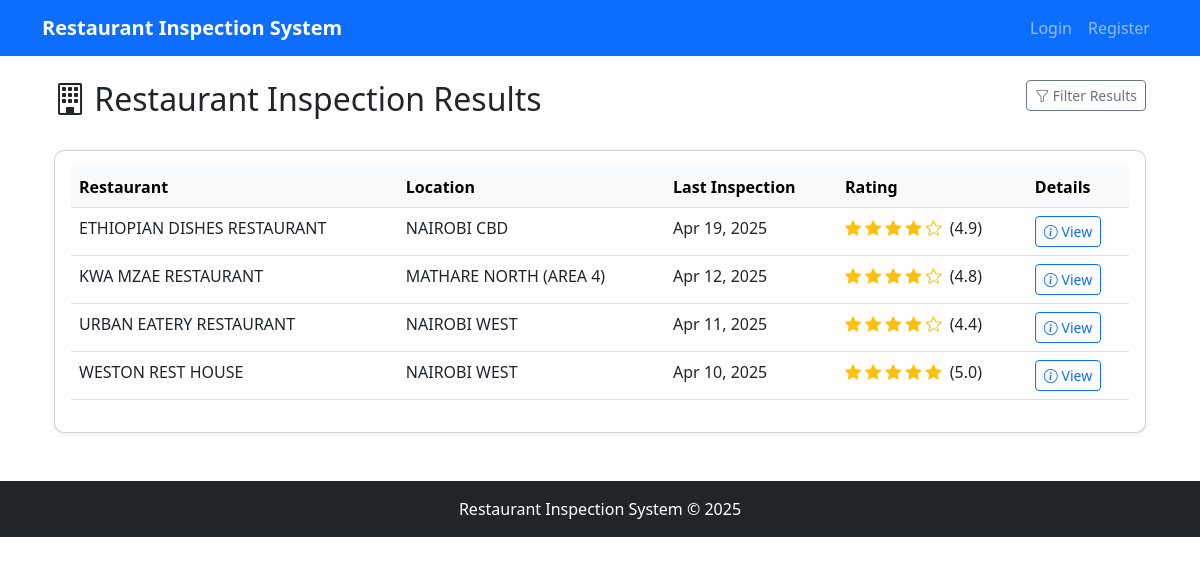
The page /public-dashboard/ on the database its author committed.
### accounts/models.py (models this page shows, shortened)
class Restaurant(models.Model):
    owner = models.ForeignKey('CustomUser', on_delete=models.CASCADE, related_name='restaurants')
    name = models.CharField(max_length=255)
    location = models.CharField(max_length=255)
    registration_date = models.DateTimeField(auto_now_add=True)
    def average_rating(self):
        from inspections.models import Inspection  # Local import to avoid circular import
        inspections = Inspection.objects.filter(
            inspection_request__restaurant=self,
            is_completed=True
        )
        if inspections.exists():
            return round(sum(i.overall_rating for i in inspections) / inspections.count(), 1)
        return None
    def latest_inspection_date(self):
        from inspections.models import Inspection  # Local import to avoid circular import
        latest = Inspection.objects.filter(
            inspection_request__restaurant=self,
            is_completed=True
        ).order_by('-inspection_date').first()
        return latest.inspection_date if latest else None

### inspections/models.py (models this page shows, shortened)
class Inspection(models.Model):
    inspection_request = models.OneToOneField(InspectionRequest, on_delete=models.CASCADE, related_name='inspection')
    inspector = models.ForeignKey(CustomUser, on_delete=models.CASCADE, related_name='inspections')
    inspection_date = models.DateField()
    general_hygiene = models.PositiveIntegerField(
        null=True,
        blank=True,
        validators=[MinValueValidator(0), MaxValueValidator(100)],
        help_text="Percentage score for general hygiene (0-100)"
    )
    customer_service = models.PositiveIntegerField(
        null=True,
        blank=True,
        validators=[MinValueValidator(0), MaxValueValidator(100)],
        help_text="Percentage score for customer service (0-100)"
    )
    food_preparation = models.PositiveIntegerField(
        null=True,
        blank=True,
        validators=[MinValueValidator(0), MaxValueValidator(100)],
        help_text="Percentage score for food preparation (0-100)"
    )
    cooking_outcome = models.PositiveIntegerField(
        null=True,
        blank=True,
        validators=[MinValueValidator(0), MaxValueValidator(100)],
        help_text="Percentage score for cooking outcome (0-100)"
    )
    comments = models.TextField(blank=True, null=True)
    is_completed = models.BooleanField(default=False)
    created_at = models.DateTimeField(auto_now_add=True)
    @property
    def overall_rating(self):
        if None in [self.general_hygiene, self.customer_service,
                    self.food_preparation, self.cooking_outcome]:
            return None
        average = (self.general_hygiene + self.customer_service +
                   self.food_preparation + self.cooking_outcome) / 4
        return round(average / 20, 1)  # Convert to 5-star scale

### inspections/views.py (the view)
# urls.py: path('public-dashboard/', inspections_views.public_dashboard, name='public_dashboard'),
def public_dashboard(request):
    restaurants = Restaurant.objects.filter(
        inspection_requests__inspection__is_completed=True
    ).annotate(
        latest_date=Max('inspection_requests__inspection__inspection_date')
    ).distinct().order_by('-latest_date')
    restaurant_data = []
    for restaurant in restaurants:
        avg_rating = restaurant.average_rating()
        if avg_rating is not None:  # Only include restaurants with ratings
            restaurant_data.append({
                'restaurant': restaurant,
                'avg_rating': avg_rating,
                'latest_date': restaurant.latest_inspection_date(),
            })
    return render(request, 'inspections/public_dashboard.html', {
        'restaurant_data': restaurant_data
    })

### templates/inspections/public_dashboard.html (shortened to what this page needs)
{% extends 'base.html' %}
{% load static %}
{% block content %}
<div class="container">
    <div class="row mb-4">
        <div class="col-md-8">
            <h2><i class="bi bi-building"></i> Restaurant Inspection Results</h2>
        </div>
        <div class="col-md-4 text-end">
            <button class="btn btn-sm btn-outline-secondary" data-bs-toggle="collapse" data-bs-target="#filterCollapse">
                <i class="bi bi-funnel"></i> Filter Results
            </button>
        </div>
    </div>
    <div class="card shadow-sm">
        <div class="card-body">
            {% if restaurant_data %}
                <div class="table-responsive">
                    <table class="table table-hover" id="restaurantTable">
                        <thead class="table-light">
                            <tr>
                                <th>Restaurant</th>
                                <th>Location</th>
                                <th>Last Inspection</th>
                                <th>Rating</th>
                                <th>Details</th>
                            </tr>
                        </thead>
                        <tbody>
                            {% for data in restaurant_data %}
                                <tr class="restaurant-row"
                                    data-name="{{ data.restaurant.name|lower }}"
                                    data-location="{{ data.restaurant.location|lower }}"
                                    data-rating="{{ data.avg_rating|default:0 }}">
                                    <td>{{ data.restaurant.name }}</td>
                                    <td>{{ data.restaurant.location }}</td>
                                    <td>{{ data.latest_date|date:"M d, Y" }}</td>
                                    <td>
                                        {% if data.avg_rating %}
                                            {% with stars=data.avg_rating %}
                                                {% for i in "12345" %}
                                                    {% if forloop.counter <= stars %}
                                                        <i class="bi bi-star-fill rating-stars"></i>
                                                    {% else %}
                                                        <i class="bi bi-star rating-stars"></i>
                                                    {% endif %}
                                                {% endfor %}
                                                <span class="ms-1">({{ stars|floatformat:1 }})</span>
                                            {% endwith %}
                                        {% else %}
                                            <span class="text-muted">Not rated</span>
                                        {% endif %}
                                    </td>
                                    <td>
                                        <button class="btn btn-sm btn-outline-primary" data-bs-toggle="modal"
                                            data-bs-target="#detailsModal{{ data.restaurant.id }}">
                                            <i class="bi bi-info-circle"></i> View
                                        </button>
                                    </td>
                                </tr>
                            {% endfor %}
                        </tbody>
                    </table>
                </div>
            {% else %}
                <div class="alert alert-info">
                    <i class="bi bi-info-circle"></i> No inspection results available yet.
                </div>
            {% endif %}
        </div>
    </div>
</div>
{% endblock %}

### templates/base.html (style rules this page uses)
.rating-stars { color: #ffc107; font-size: 1.2rem; }

### templates/inspections/public_dashboard.html (style rules this page uses)
.rating-stars { color: #ffc107; font-size: 1rem; }
.card { border-radius: 10px; }
.table th { font-weight: 600; }

### rows shown on the page
Restaurant: restaurant.name "ETHIOPIAN DISHES RESTAURANT", restaurant.location "NAIROBI CBD", latest_date "Apr 19, 2025", avg_rating "4.9"
Restaurant: restaurant.name "KWA MZAE RESTAURANT", restaurant.location "MATHARE NORTH (AREA 4)", latest_date "Apr 12, 2025", avg_rating "4.8"
Restaurant: restaurant.name "URBAN EATERY RESTAURANT", restaurant.location "NAIROBI WEST", latest_date "Apr 11, 2025", avg_rating "4.4"
Restaurant: restaurant.name "WESTON REST HOUSE", restaurant.location "NAIROBI WEST", latest_date "Apr 10, 2025", avg_rating "5.0"
